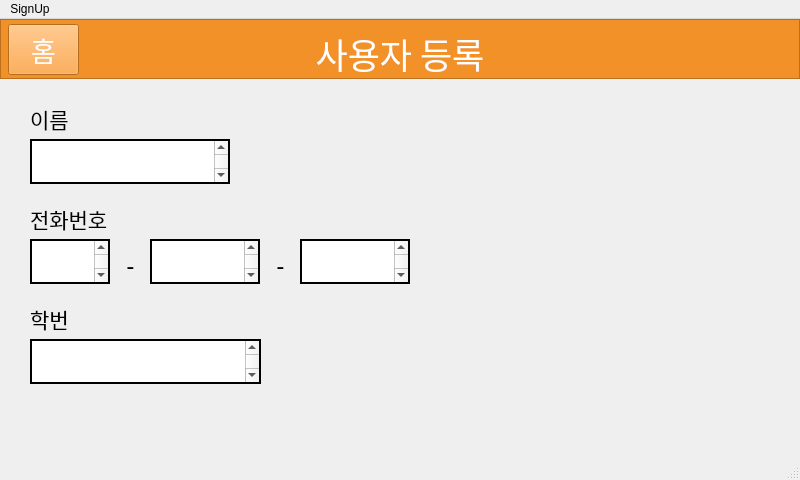
<?xml version="1.0" encoding="UTF-8"?>
<ui version="4.0">
 <class>MainWindow</class>
 <widget class="QMainWindow" name="MainWindow">
  <property name="geometry">
   <rect>
    <x>0</x>
    <y>0</y>
    <width>800</width>
    <height>480</height>
   </rect>
  </property>
  <property name="minimumSize">
   <size>
    <width>800</width>
    <height>480</height>
   </size>
  </property>
  <property name="maximumSize">
   <size>
    <width>800</width>
    <height>480</height>
   </size>
  </property>
  <property name="windowTitle">
   <string>MainWindow</string>
  </property>
  <widget class="QWidget" name="centralwidget">
   <widget class="QGraphicsView" name="MebuBar">
    <property name="enabled">
     <bool>true</bool>
    </property>
    <property name="geometry">
     <rect>
      <x>0</x>
      <y>0</y>
      <width>800</width>
      <height>60</height>
     </rect>
    </property>
    <property name="autoFillBackground">
     <bool>false</bool>
    </property>
    <property name="styleSheet">
     <string notr="true">background-color: rgb(241, 145, 39);</string>
    </property>
    <property name="backgroundBrush">
     <brush brushstyle="SolidPattern">
      <color alpha="255">
       <red>241</red>
       <green>145</green>
       <blue>39</blue>
      </color>
     </brush>
    </property>
    <property name="foregroundBrush">
     <brush brushstyle="SolidPattern">
      <color alpha="255">
       <red>241</red>
       <green>145</green>
       <blue>39</blue>
      </color>
     </brush>
    </property>
    <property name="interactive">
     <bool>true</bool>
    </property>
    <property name="sceneRect">
     <rectf>
      <x>20.000000000000000</x>
      <y>20.000000000000000</y>
      <width>400.000000000000000</width>
      <height>50.000000000000000</height>
     </rectf>
    </property>
   </widget>
   <widget class="QLabel" name="label">
    <property name="geometry">
     <rect>
      <x>280</x>
      <y>0</y>
      <width>240</width>
      <height>70</height>
     </rect>
    </property>
    <property name="font">
     <font>
      <family>배달의민족 주아</family>
      <pointsize>26</pointsize>
      <weight>50</weight>
      <bold>false</bold>
     </font>
    </property>
    <property name="text">
     <string>&lt;html&gt;&lt;head/&gt;&lt;body&gt;&lt;p&gt;&lt;span style=&quot; color:#ffffff;&quot;&gt;사용자 등록&lt;/span&gt;&lt;/p&gt;&lt;/body&gt;&lt;/html&gt;</string>
    </property>
    <property name="alignment">
     <set>Qt::AlignCenter</set>
    </property>
   </widget>
   <widget class="QPushButton" name="pushButton">
    <property name="geometry">
     <rect>
      <x>8</x>
      <y>5</y>
      <width>71</width>
      <height>51</height>
     </rect>
    </property>
    <property name="palette">
     <palette>
      <active>
       <colorrole role="WindowText">
        <brush brushstyle="SolidPattern">
         <color alpha="255">
          <red>0</red>
          <green>0</green>
          <blue>0</blue>
         </color>
        </brush>
       </colorrole>
       <colorrole role="Button">
        <brush brushstyle="SolidPattern">
         <color alpha="255">
          <red>255</red>
          <green>152</green>
          <blue>41</blue>
         </color>
        </brush>
       </colorrole>
       <colorrole role="Text">
        <brush brushstyle="SolidPattern">
         <color alpha="255">
          <red>255</red>
          <green>255</green>
          <blue>255</blue>
         </color>
        </brush>
       </colorrole>
       <colorrole role="ButtonText">
        <brush brushstyle="SolidPattern">
         <color alpha="255">
          <red>255</red>
          <green>255</green>
          <blue>255</blue>
         </color>
        </brush>
       </colorrole>
       <colorrole role="Base">
        <brush brushstyle="SolidPattern">
         <color alpha="255">
          <red>255</red>
          <green>152</green>
          <blue>41</blue>
         </color>
        </brush>
       </colorrole>
       <colorrole role="Window">
        <brush brushstyle="SolidPattern">
         <color alpha="255">
          <red>255</red>
          <green>152</green>
          <blue>41</blue>
         </color>
        </brush>
       </colorrole>
       <colorrole role="Shadow">
        <brush brushstyle="SolidPattern">
         <color alpha="255">
          <red>255</red>
          <green>255</green>
          <blue>255</blue>
         </color>
        </brush>
       </colorrole>
       <colorrole role="PlaceholderText">
        <brush brushstyle="SolidPattern">
         <color alpha="128">
          <red>255</red>
          <green>255</green>
          <blue>255</blue>
         </color>
        </brush>
       </colorrole>
      </active>
      <inactive>
       <colorrole role="WindowText">
        <brush brushstyle="SolidPattern">
         <color alpha="255">
          <red>0</red>
          <green>0</green>
          <blue>0</blue>
         </color>
        </brush>
       </colorrole>
       <colorrole role="Button">
        <brush brushstyle="SolidPattern">
         <color alpha="255">
          <red>255</red>
          <green>152</green>
          <blue>41</blue>
         </color>
        </brush>
       </colorrole>
       <colorrole role="Text">
        <brush brushstyle="SolidPattern">
         <color alpha="255">
          <red>255</red>
          <green>255</green>
          <blue>255</blue>
         </color>
        </brush>
       </colorrole>
       <colorrole role="ButtonText">
        <brush brushstyle="SolidPattern">
         <color alpha="255">
          <red>255</red>
          <green>255</green>
          <blue>255</blue>
         </color>
        </brush>
       </colorrole>
       <colorrole role="Base">
        <brush brushstyle="SolidPattern">
         <color alpha="255">
          <red>255</red>
          <green>152</green>
          <blue>41</blue>
         </color>
        </brush>
       </colorrole>
       <colorrole role="Window">
        <brush brushstyle="SolidPattern">
         <color alpha="255">
          <red>255</red>
          <green>152</green>
          <blue>41</blue>
         </color>
        </brush>
       </colorrole>
       <colorrole role="Shadow">
        <brush brushstyle="SolidPattern">
         <color alpha="255">
          <red>255</red>
          <green>255</green>
          <blue>255</blue>
         </color>
        </brush>
       </colorrole>
       <colorrole role="PlaceholderText">
        <brush brushstyle="SolidPattern">
         <color alpha="128">
          <red>255</red>
          <green>255</green>
          <blue>255</blue>
         </color>
        </brush>
       </colorrole>
      </inactive>
      <disabled>
       <colorrole role="WindowText">
        <brush brushstyle="SolidPattern">
         <color alpha="255">
          <red>120</red>
          <green>120</green>
          <blue>120</blue>
         </color>
        </brush>
       </colorrole>
       <colorrole role="Button">
        <brush brushstyle="SolidPattern">
         <color alpha="255">
          <red>255</red>
          <green>152</green>
          <blue>41</blue>
         </color>
        </brush>
       </colorrole>
       <colorrole role="Text">
        <brush brushstyle="SolidPattern">
         <color alpha="255">
          <red>120</red>
          <green>120</green>
          <blue>120</blue>
         </color>
        </brush>
       </colorrole>
       <colorrole role="ButtonText">
        <brush brushstyle="SolidPattern">
         <color alpha="255">
          <red>120</red>
          <green>120</green>
          <blue>120</blue>
         </color>
        </brush>
       </colorrole>
       <colorrole role="Base">
        <brush brushstyle="SolidPattern">
         <color alpha="255">
          <red>255</red>
          <green>152</green>
          <blue>41</blue>
         </color>
        </brush>
       </colorrole>
       <colorrole role="Window">
        <brush brushstyle="SolidPattern">
         <color alpha="255">
          <red>255</red>
          <green>152</green>
          <blue>41</blue>
         </color>
        </brush>
       </colorrole>
       <colorrole role="Shadow">
        <brush brushstyle="SolidPattern">
         <color alpha="255">
          <red>255</red>
          <green>255</green>
          <blue>255</blue>
         </color>
        </brush>
       </colorrole>
       <colorrole role="PlaceholderText">
        <brush brushstyle="SolidPattern">
         <color alpha="128">
          <red>0</red>
          <green>0</green>
          <blue>0</blue>
         </color>
        </brush>
       </colorrole>
      </disabled>
     </palette>
    </property>
    <property name="font">
     <font>
      <family>배달의민족 주아</family>
      <pointsize>20</pointsize>
     </font>
    </property>
    <property name="styleSheet">
     <string notr="true">background-color: rgb(255, 152, 41);</string>
    </property>
    <property name="text">
     <string>홈</string>
    </property>
    <property name="flat">
     <bool>false</bool>
    </property>
   </widget>
   <widget class="QLabel" name="label_2">
    <property name="geometry">
     <rect>
      <x>30</x>
      <y>80</y>
      <width>51</width>
      <height>40</height>
     </rect>
    </property>
    <property name="font">
     <font>
      <family>배달의민족 주아</family>
      <pointsize>16</pointsize>
     </font>
    </property>
    <property name="text">
     <string>이름</string>
    </property>
    <property name="alignment">
     <set>Qt::AlignLeading|Qt::AlignLeft|Qt::AlignVCenter</set>
    </property>
   </widget>
   <widget class="QLabel" name="label_3">
    <property name="geometry">
     <rect>
      <x>30</x>
      <y>280</y>
      <width>120</width>
      <height>40</height>
     </rect>
    </property>
    <property name="font">
     <font>
      <family>배달의민족 주아</family>
      <pointsize>16</pointsize>
     </font>
    </property>
    <property name="text">
     <string>학번</string>
    </property>
    <property name="alignment">
     <set>Qt::AlignLeading|Qt::AlignLeft|Qt::AlignVCenter</set>
    </property>
   </widget>
   <widget class="QLabel" name="label_4">
    <property name="geometry">
     <rect>
      <x>30</x>
      <y>180</y>
      <width>101</width>
      <height>40</height>
     </rect>
    </property>
    <property name="font">
     <font>
      <family>배달의민족 주아</family>
      <pointsize>16</pointsize>
     </font>
    </property>
    <property name="text">
     <string>전화번호</string>
    </property>
    <property name="alignment">
     <set>Qt::AlignLeading|Qt::AlignLeft|Qt::AlignVCenter</set>
    </property>
   </widget>
   <widget class="QTextEdit" name="textEditName">
    <property name="geometry">
     <rect>
      <x>30</x>
      <y>120</y>
      <width>200</width>
      <height>45</height>
     </rect>
    </property>
    <property name="font">
     <font>
      <family>배달의민족 주아</family>
      <pointsize>18</pointsize>
     </font>
    </property>
    <property name="contextMenuPolicy">
     <enum>Qt::DefaultContextMenu</enum>
    </property>
    <property name="frameShape">
     <enum>QFrame::WinPanel</enum>
    </property>
    <property name="frameShadow">
     <enum>QFrame::Plain</enum>
    </property>
    <property name="html">
     <string>&lt;!DOCTYPE HTML PUBLIC &quot;-//W3C//DTD HTML 4.0//EN&quot; &quot;http://www.w3.org/TR/REC-html40/strict.dtd&quot;&gt;
&lt;html&gt;&lt;head&gt;&lt;meta name=&quot;qrichtext&quot; content=&quot;1&quot; /&gt;&lt;style type=&quot;text/css&quot;&gt;
p, li { white-space: pre-wrap; }
&lt;/style&gt;&lt;/head&gt;&lt;body style=&quot; font-family:'배달의민족 주아'; font-size:18pt; font-weight:400; font-style:normal;&quot;&gt;
&lt;p style=&quot;-qt-paragraph-type:empty; margin-top:0px; margin-bottom:0px; margin-left:0px; margin-right:0px; -qt-block-indent:0; text-indent:0px;&quot;&gt;&lt;br /&gt;&lt;/p&gt;&lt;/body&gt;&lt;/html&gt;</string>
    </property>
   </widget>
   <widget class="QTextEdit" name="textEditName_2">
    <property name="geometry">
     <rect>
      <x>30</x>
      <y>320</y>
      <width>231</width>
      <height>45</height>
     </rect>
    </property>
    <property name="font">
     <font>
      <family>배달의민족 주아</family>
      <pointsize>18</pointsize>
     </font>
    </property>
    <property name="contextMenuPolicy">
     <enum>Qt::DefaultContextMenu</enum>
    </property>
    <property name="inputMethodHints">
     <set>Qt::ImhDigitsOnly</set>
    </property>
    <property name="frameShape">
     <enum>QFrame::WinPanel</enum>
    </property>
    <property name="frameShadow">
     <enum>QFrame::Plain</enum>
    </property>
    <property name="html">
     <string>&lt;!DOCTYPE HTML PUBLIC &quot;-//W3C//DTD HTML 4.0//EN&quot; &quot;http://www.w3.org/TR/REC-html40/strict.dtd&quot;&gt;
&lt;html&gt;&lt;head&gt;&lt;meta name=&quot;qrichtext&quot; content=&quot;1&quot; /&gt;&lt;style type=&quot;text/css&quot;&gt;
p, li { white-space: pre-wrap; }
&lt;/style&gt;&lt;/head&gt;&lt;body style=&quot; font-family:'배달의민족 주아'; font-size:18pt; font-weight:400; font-style:normal;&quot;&gt;
&lt;p style=&quot;-qt-paragraph-type:empty; margin-top:0px; margin-bottom:0px; margin-left:0px; margin-right:0px; -qt-block-indent:0; text-indent:0px;&quot;&gt;&lt;br /&gt;&lt;/p&gt;&lt;/body&gt;&lt;/html&gt;</string>
    </property>
   </widget>
   <widget class="QTextEdit" name="textEditName_3">
    <property name="geometry">
     <rect>
      <x>30</x>
      <y>220</y>
      <width>80</width>
      <height>45</height>
     </rect>
    </property>
    <property name="font">
     <font>
      <family>배달의민족 주아</family>
      <pointsize>18</pointsize>
     </font>
    </property>
    <property name="contextMenuPolicy">
     <enum>Qt::DefaultContextMenu</enum>
    </property>
    <property name="inputMethodHints">
     <set>Qt::ImhDigitsOnly</set>
    </property>
    <property name="frameShape">
     <enum>QFrame::WinPanel</enum>
    </property>
    <property name="frameShadow">
     <enum>QFrame::Plain</enum>
    </property>
    <property name="html">
     <string>&lt;!DOCTYPE HTML PUBLIC &quot;-//W3C//DTD HTML 4.0//EN&quot; &quot;http://www.w3.org/TR/REC-html40/strict.dtd&quot;&gt;
&lt;html&gt;&lt;head&gt;&lt;meta name=&quot;qrichtext&quot; content=&quot;1&quot; /&gt;&lt;style type=&quot;text/css&quot;&gt;
p, li { white-space: pre-wrap; }
&lt;/style&gt;&lt;/head&gt;&lt;body style=&quot; font-family:'배달의민족 주아'; font-size:18pt; font-weight:400; font-style:normal;&quot;&gt;
&lt;p style=&quot;-qt-paragraph-type:empty; margin-top:0px; margin-bottom:0px; margin-left:0px; margin-right:0px; -qt-block-indent:0; text-indent:0px;&quot;&gt;&lt;br /&gt;&lt;/p&gt;&lt;/body&gt;&lt;/html&gt;</string>
    </property>
   </widget>
   <widget class="QTextEdit" name="textEditName_4">
    <property name="geometry">
     <rect>
      <x>150</x>
      <y>220</y>
      <width>110</width>
      <height>45</height>
     </rect>
    </property>
    <property name="font">
     <font>
      <family>배달의민족 주아</family>
      <pointsize>18</pointsize>
     </font>
    </property>
    <property name="contextMenuPolicy">
     <enum>Qt::DefaultContextMenu</enum>
    </property>
    <property name="inputMethodHints">
     <set>Qt::ImhDigitsOnly</set>
    </property>
    <property name="frameShape">
     <enum>QFrame::WinPanel</enum>
    </property>
    <property name="frameShadow">
     <enum>QFrame::Plain</enum>
    </property>
    <property name="html">
     <string>&lt;!DOCTYPE HTML PUBLIC &quot;-//W3C//DTD HTML 4.0//EN&quot; &quot;http://www.w3.org/TR/REC-html40/strict.dtd&quot;&gt;
&lt;html&gt;&lt;head&gt;&lt;meta name=&quot;qrichtext&quot; content=&quot;1&quot; /&gt;&lt;style type=&quot;text/css&quot;&gt;
p, li { white-space: pre-wrap; }
&lt;/style&gt;&lt;/head&gt;&lt;body style=&quot; font-family:'배달의민족 주아'; font-size:18pt; font-weight:400; font-style:normal;&quot;&gt;
&lt;p style=&quot;-qt-paragraph-type:empty; margin-top:0px; margin-bottom:0px; margin-left:0px; margin-right:0px; -qt-block-indent:0; text-indent:0px;&quot;&gt;&lt;br /&gt;&lt;/p&gt;&lt;/body&gt;&lt;/html&gt;</string>
    </property>
   </widget>
   <widget class="QTextEdit" name="textEditName_5">
    <property name="geometry">
     <rect>
      <x>300</x>
      <y>220</y>
      <width>110</width>
      <height>45</height>
     </rect>
    </property>
    <property name="font">
     <font>
      <family>배달의민족 주아</family>
      <pointsize>18</pointsize>
     </font>
    </property>
    <property name="contextMenuPolicy">
     <enum>Qt::DefaultContextMenu</enum>
    </property>
    <property name="inputMethodHints">
     <set>Qt::ImhDigitsOnly</set>
    </property>
    <property name="frameShape">
     <enum>QFrame::WinPanel</enum>
    </property>
    <property name="frameShadow">
     <enum>QFrame::Plain</enum>
    </property>
    <property name="html">
     <string>&lt;!DOCTYPE HTML PUBLIC &quot;-//W3C//DTD HTML 4.0//EN&quot; &quot;http://www.w3.org/TR/REC-html40/strict.dtd&quot;&gt;
&lt;html&gt;&lt;head&gt;&lt;meta name=&quot;qrichtext&quot; content=&quot;1&quot; /&gt;&lt;style type=&quot;text/css&quot;&gt;
p, li { white-space: pre-wrap; }
&lt;/style&gt;&lt;/head&gt;&lt;body style=&quot; font-family:'배달의민족 주아'; font-size:18pt; font-weight:400; font-style:normal;&quot;&gt;
&lt;p style=&quot;-qt-paragraph-type:empty; margin-top:0px; margin-bottom:0px; margin-left:0px; margin-right:0px; -qt-block-indent:0; text-indent:0px;&quot;&gt;&lt;br /&gt;&lt;/p&gt;&lt;/body&gt;&lt;/html&gt;</string>
    </property>
   </widget>
   <widget class="QLabel" name="label_5">
    <property name="geometry">
     <rect>
      <x>110</x>
      <y>230</y>
      <width>41</width>
      <height>31</height>
     </rect>
    </property>
    <property name="font">
     <font>
      <family>배달의민족 주아</family>
      <pointsize>18</pointsize>
     </font>
    </property>
    <property name="text">
     <string>-</string>
    </property>
    <property name="alignment">
     <set>Qt::AlignCenter</set>
    </property>
   </widget>
   <widget class="QLabel" name="label_6">
    <property name="geometry">
     <rect>
      <x>260</x>
      <y>230</y>
      <width>41</width>
      <height>31</height>
     </rect>
    </property>
    <property name="font">
     <font>
      <family>배달의민족 주아</family>
      <pointsize>18</pointsize>
     </font>
    </property>
    <property name="text">
     <string>-</string>
    </property>
    <property name="alignment">
     <set>Qt::AlignCenter</set>
    </property>
   </widget>
  </widget>
  <widget class="QMenuBar" name="menubar">
   <property name="geometry">
    <rect>
     <x>0</x>
     <y>0</y>
     <width>800</width>
     <height>26</height>
    </rect>
   </property>
   <property name="nativeMenuBar">
    <bool>false</bool>
   </property>
   <widget class="QMenu" name="menu">
    <property name="title">
     <string>SignUp</string>
    </property>
   </widget>
   <addaction name="menu"/>
  </widget>
  <widget class="QStatusBar" name="statusbar"/>
  <action name="actionSignUp">
   <property name="text">
    <string>SignUp</string>
   </property>
  </action>
 </widget>
 <resources/>
 <connections/>
</ui>
